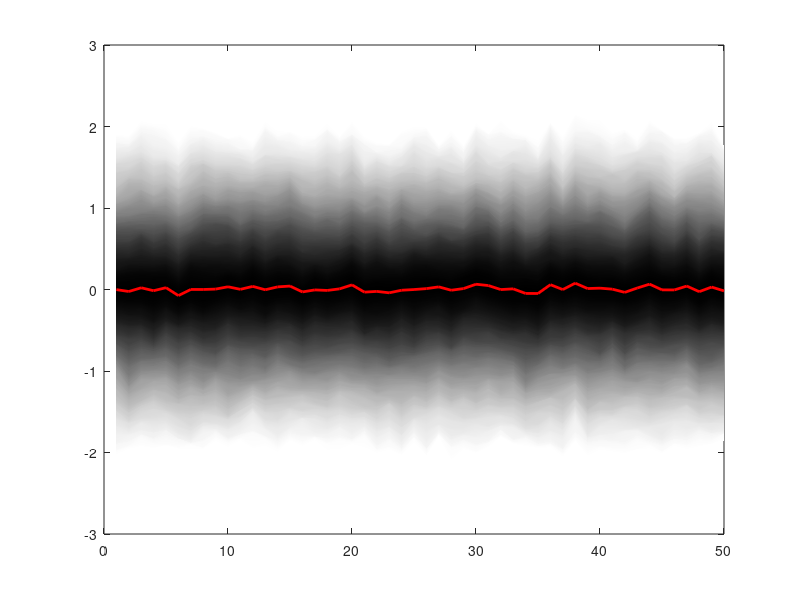

Source code (MATLAB):
%Fancy GP Visualization 
particles = randn(1000,50); %The number of particles.
x         = (1:50)'; %X is the size of the matrix.
inc = 0.001; 
conf = 0.95; %95 confidence intervals
%%
%Increase the confidence bounds.
close all;
bands = 0.95/inc; 
t =  (1 - 0.95)/2; 

upper = 1 - t;     %Upper quantile
q = 0.5:inc:0.975; %Quantiles of the plot.

quant = quantile(particles,q)';
col = (1:size(quant,2))*(1/size(q,2));
col = col.^2;

for i = 2:size(quant,2)
   h = fill([x;flip(x,1)],[quant(:,i-1);flip(quant(:,i))],col(i)*ones(1,3));
   set(h,'EdgeColor','none')
    hold on;
end
%hold on;
%plot(x,quant(:,i),'k--');

q = 0.5:-inc:0.025; %Quantiles of the plot.
quant = quantile(particles,q)';

for i = 2:size(quant,2)
   h = fill([x;flip(x,1)],[quant(:,i-1);flip(quant(:,i))],col(i)*ones(1,3));
   set(h,'EdgeColor','none')
    hold on;
end

%hold on;
%plot(x,quant(:,i),'k--');
%hold on;
plot(x,mean(particles,1),'r-','linewidth',2)
